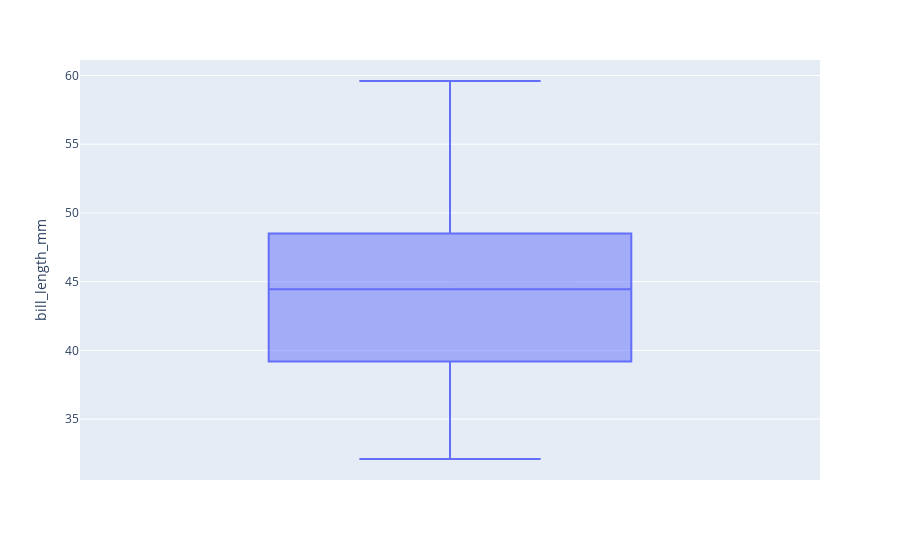

This figure's notebook cell:
### Code cell
fig1  = px.box(df , y="bill_length_mm")
fig1.show()

### Figure 1 — Plotly figure (JSON) as saved in the notebook; plotly's stock layout.template omitted (floating-point values rounded to 4 significant figures; data arrays with more than 128 entries replaced by an {"elided": "..."} marker saying what was removed)
{"data": [{"alignmentgroup": "True", "hovertemplate": "bill_length_mm=%{y}<extra></extra>", "legendgroup": "", "marker": {"color": "#636efa"}, "name": "", "notched": false, "offsetgroup": "", "orientation": "v", "showlegend": false, "type": "box", "x0": " ", "xaxis": "x", "y": {"elided": "342 float values"}, "y0": " ", "yaxis": "y"}], "layout": {"boxmode": "group", "legend": {"tracegroupgap": 0}, "margin": {"t": 60}, "xaxis": {"anchor": "y", "domain": [0, 1]}, "yaxis": {"anchor": "x", "domain": [0, 1], "title": {"text": "bill_length_mm"}}}}
